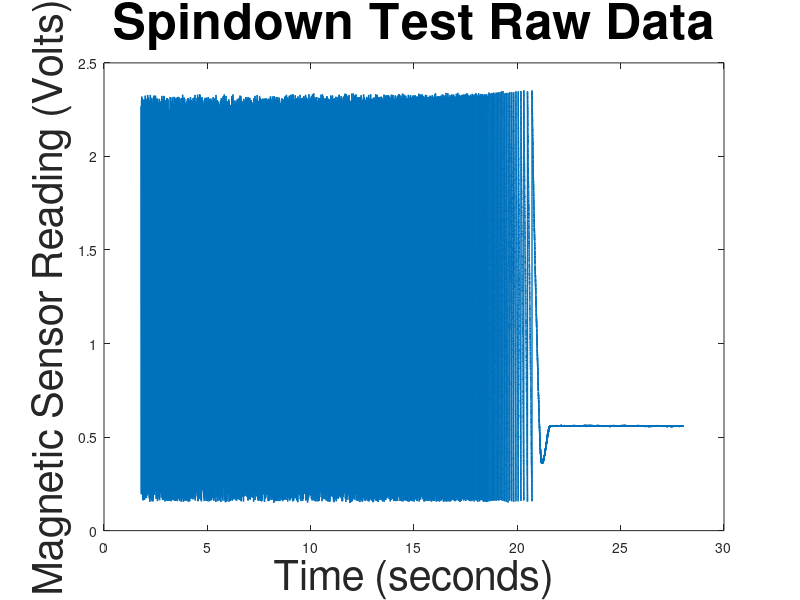
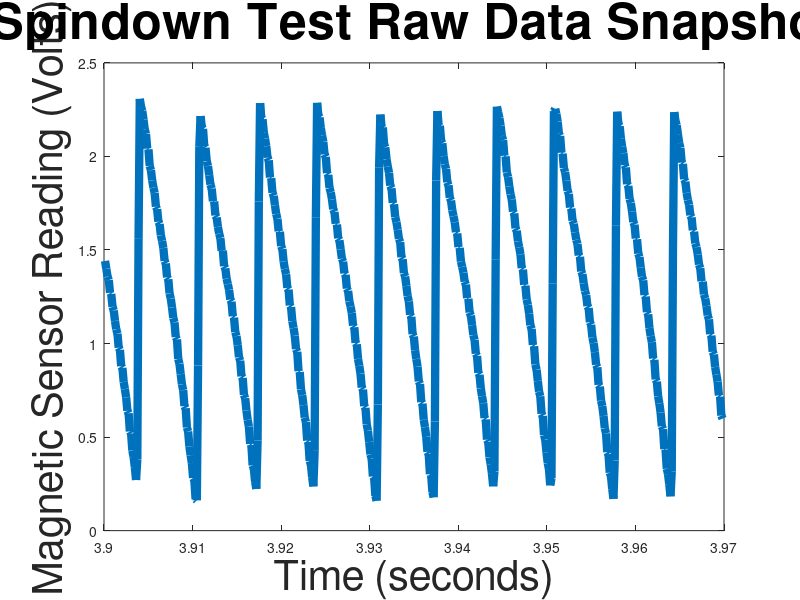
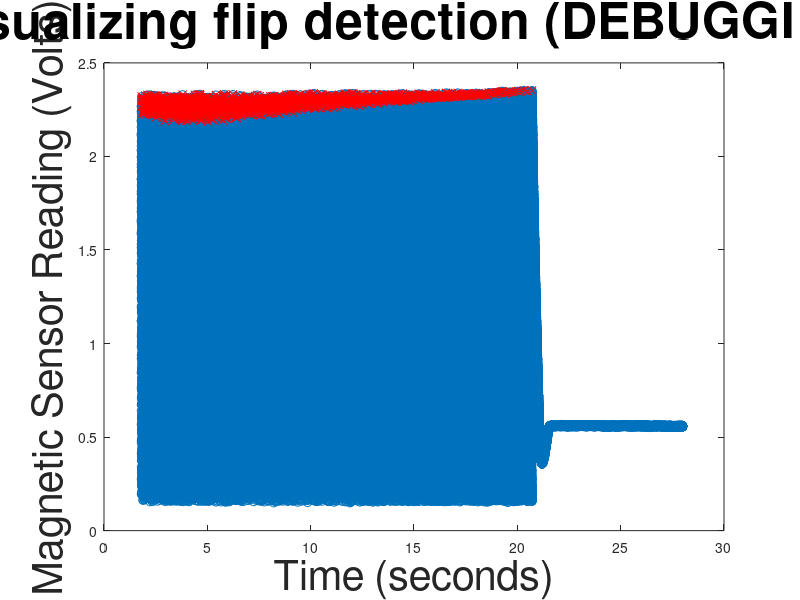
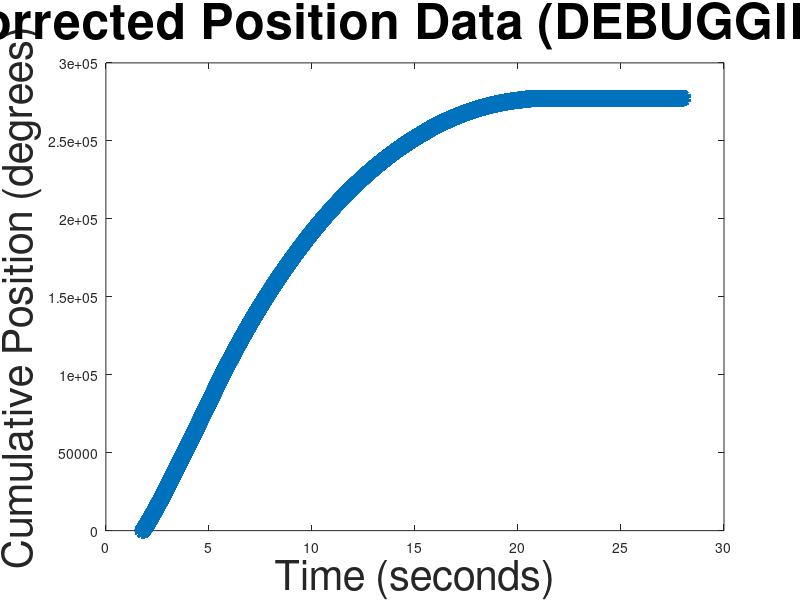

These figures' MATLAB source, in order: (Note: this script raises an error after producing the figures.)


load matlab_spindown_data;

linewidth = 6;
label_fontsize = 30;
title_fontsize = 36;

% trim data for only the slow down part- when the data was grabbed
% it was still speeding up slightly at the beginning
index = 1;
for counter = 1:length(TimeSeconds)
    if TimeSeconds(counter) > 1.8
        time(index) = TimeSeconds(counter);
        volts(index) = Channel1Volts(counter);
        index = index + 1;
    end
end

% first, show raw data from the scope- both the illegible
figure();
plot(time,volts, 'linewidth', 1)
xlabel('Time (seconds)', 'fontsize', label_fontsize)
ylabel('Magnetic Sensor Reading (Volts)', 'fontsize', label_fontsize)
title('Spindown Test Raw Data', 'fontsize', title_fontsize)

figure();
index = 1;
for counter = 1:length(time) % grab a snapshot
    if counter > 15000 && counter < 15500
        time_superShort(index) = time(counter);
        volts_superShort(index) = volts(counter);
        index = index + 1;
    end
end
plot(time_superShort, volts_superShort, 'linewidth', linewidth)
xlabel('Time (seconds)', 'fontsize', label_fontsize)
ylabel('Magnetic Sensor Reading (Volts)', 'fontsize', label_fontsize)
title('Spindown Test Raw Data Snapshot', 'fontsize', title_fontsize)

% now, correct the data to account for 180 degree flips, and
% convert to units (degrees)
max_volts = max(volts);
min_volts = min(volts);
volts_range = max_volts - min_volts;
num_flips = 0;
index = 1;
last_flip = -10;
in_transistion = 0; % data points that occur during a conversion are a little
% tricky to deal with.
for counter = 1:length(time)
    % convert volts to degrees, 0 to 180
    current_degrees = ((volts(counter)-min_volts)/volts_range) * 180;
    % check for a flip
    if counter > 15 && counter < (length(time) - 15)
        % conditions- data point is local maximum, and the nearby change
        % is large in magnitude (not just bouncing around)
        local_max_check = volts((counter-15):(counter+15));
        if min(local_max_check) == volts(counter) && volts(counter) < ...
                (max(local_max_check) - volts_range*.1)
            in_transistion = 1;
            num_flips = num_flips + 1;
        end
        if max(local_max_check) == volts(counter) && volts(counter) > ...
                (min(local_max_check) + volts_range*.1)
            in_transistion = 0;
            flip_time(index) = time(counter);
            flip_volts(index) = volts(counter);
            index = index + 1;
            last_flip = counter;
        end
    end 
    degrees(counter) = (num_flips * 180) + (180 - current_degrees);
    % now, deal with the data points in the transition
    if in_transistion == 1
        degrees(counter) = degrees(counter-1);
    end
end


% visualizing flips, debugging only
figure
plot(time,volts,'o')
hold on
plot(flip_time, flip_volts, 'rx')
xlabel('Time (seconds)', 'fontsize', label_fontsize)
ylabel('Magnetic Sensor Reading (Volts)', 'fontsize', label_fontsize)
title('Visualizing flip detection (DEBUGGING)', 'fontsize', title_fontsize)

% plotting position over time, only debugging (since we reduce datapoints
% later, and it looks cleaner)
figure
plot(time,degrees, 'o', 'linewidth', linewidth)
xlabel('Time (seconds)', 'fontsize', label_fontsize)
ylabel('Cumulative Position (degrees)', 'fontsize', label_fontsize)
title('Corrected Position Data (DEBUGGING)', 'fontsize', title_fontsize)

% calculating velocity
figure
velocity_time_temp = Reduce_Data_Points(time,150);
velocity_degrees_temp = Reduce_Data_Points(degrees,150);
% position data
plot(velocity_time_temp, velocity_degrees_temp, 'linewidth', linewidth)
xlabel('Time (seconds)', 'fontsize', label_fontsize)
ylabel('Cumulative Position (degrees)', 'fontsize', label_fontsize)
title('Corrected Position Data', 'fontsize', title_fontsize)
figure
velocity_time = diff(velocity_time_temp);
velocity_time = velocity_time_temp(1:length(velocity_time_temp)-1) + velocity_time;
velocity_degrees = diff(velocity_degrees_temp);

% finally! Velocity plot!
plot(velocity_time,velocity_degrees, 'o', 'linewidth', linewidth)
xlabel('Time (seconds)', 'fontsize', label_fontsize)
ylabel('Velocity (degrees/second)', 'fontsize', label_fontsize)
title('Spindown Test: Velocity', 'fontsize', title_fontsize)

% cleaning up
clear counter; clear current_degrees; clear degrees; clear flip_time;
clear flip_volts; clear in_transistion; clear index; clear last_flip;
clear linewidth; clear local_max_check; clear max_volts; clear min_volts;
clear num_flips; clear time; clear time_superShort; clear velocity_degrees;
clear velocity_degrees_temp; clear velocity_time; clear velocity_time_temp;
clear volts; clear volts_range; clear volts_superShort; clear label_fontsize;
clear title_fontsize;
